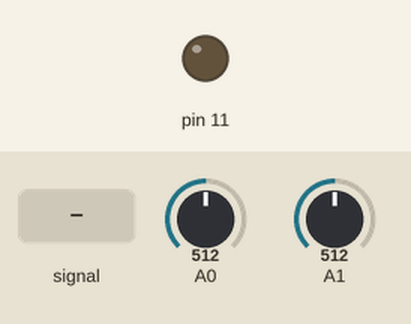
This sketch was run on a simulated Arduino Uno, built with avr-gcc and run on an emulated ATmega328P. Parts: output pins drawn as LEDs (lit = HIGH). Inputs (shaded band) come from the test bench; at power-on: A1 = 512, A0 = 512.

Above: at 1.2 s.
1.3 s: A1 fed a 200 Hz sine of ±81 counts around its level
At 2.56 s:
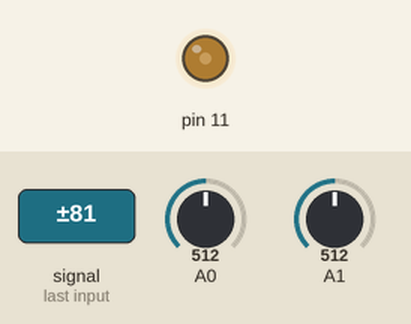
Timing chart, 0 to 2.4 s (numbered marks = the images above; inputs shaded):
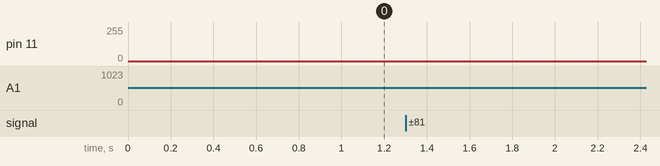

The sketch:

arduino_filter.ino
```cpp
/* Arduino Realtime Audio Processing
   2 ADC 8-Bit Mode
   analog input 0 is used to sample the audio signal
   analog input 1 is used to control an audio effect
   PWM DAC with Timer2 as analog output

   Original idea:
   KHM 2008 / Lab3/  Martin Nawrath nawrath@khm.de
   Kunsthochschule fuer Medien Koeln
   Academy of Media Arts Cologne

   Redeveloped by Niklas Rönnberg
   Linköping university
   For the course Ljudteknik 1
 */

// Inkludera math, för att kunna använda M_PI, round osv
#include <math.h>

// cbi betyder Clear Bit i I/O-registret och sätter specifik bit till 0
// sbi betyder Set Bit i I/O-registret och sätter specifik bit till 1
// Definiera cbi och sbi
#define cbi(sfr, bit) (_SFR_BYTE(sfr) &= ~_BV(bit))
#define sbi(sfr, bit) (_SFR_BYTE(sfr) |= _BV(bit))

// Definiera globala variabler som kommer att användas till delning av interruptservicen
boolean div32;
boolean div16;

// Definiera globala variabler
volatile boolean sampleFlag; // Sampleflaggan
volatile byte badc0; // Det samplade ljudvärdet, byte AD-konverterare kanal 0
volatile byte badc1; // Det samplade potentiometervärdet, kanal 1
volatile byte ibb; // Global interruptvariabel

int bufferIndex; // Index i SRAM buffer
int bufferIndex2; // Alternativ index

int soundSampleFromADC; // Variabel för att läsa samplevärde från ADCn
int soundSampleFromSramBuffer; // Variabel för att läsa samplevärde från SRAM buffer
byte sramBufferSampleValue; // sparat samplevärde i SRAM buffer

byte sramBuffer[512]; // SRAM buffer, "ljudminne", 8-bitar

float alpha;
int lowpass;
float alpha2;
int highpass;
int lowpass2;
int bandpass;
int bandstop;

// setup() är en funktion som körs en, och endast en gång, när Arduinot startas eller resetas. Den används för att initiera variabler, pinmodes etc. Void används då funktionen inte förväntas returnera något.
void setup()
{
  Serial.begin(57600);        // connect to the serial port
  fillSramBufferWithWaveTable(); // Fyll SRAM-bufferten
  // Atmega32 har tre register för ADC - ADCSRA , ADMUX and ADCW
  // Det är snabbare att manipulera portar och pinnar med AVR-kod
  // jämfört mot Arduinos digitalWrite()-funktion.

  // set adc prescaler to 64 for 19kHz sampling frequency
  // ADCSRA står för ADC Control and Status Register A
  cbi(ADCSRA, ADPS2);
  sbi(ADCSRA, ADPS1);
  sbi(ADCSRA, ADPS0);

  // ADMUX är lågnivåskontroll av analog-till-digital-konverterarna.
  // ADMUX är ett 8-bitars tal som innehåller ADCH-register
  // ADMUX står för ADC Multiplexer Selection Register
  sbi(ADMUX,ADLAR);  // 8-Bit ADC in ADCH Register
  sbi(ADMUX,REFS0);  // VCC Reference
  cbi(ADMUX,REFS1);
  cbi(ADMUX,MUX0);   // Set Input Multiplexer to Channel 0
  cbi(ADMUX,MUX1);
  cbi(ADMUX,MUX2);
  cbi(ADMUX,MUX3);

  // TCCRnA och TCCRnB är kontrollregister för timer/räknare
  // Timer2s PWM-mode sätts till fast PWM
  cbi(TCCR2A, COM2A0); // Toggle on Compare Match
  sbi(TCCR2A, COM2A1);
  sbi(TCCR2A, WGM20); // waveform generation mode
  sbi(TCCR2A, WGM21);
  cbi(TCCR2B, WGM22);

  // Timer2 Clock Prescaler to : 1
  sbi(TCCR2B, CS20);
  cbi(TCCR2B, CS21);
  cbi(TCCR2B, CS22);

  // Timer2 PWM Port Enable
  sbi(DDRB,3); // Sätt digitalpin 11 till PWM för att användas som analogutgång (OCR2A)

  cbi(TIMSK0,TOIE0); // Inaktiverar Timer0 Interrupt
  sbi(TIMSK2,TOIE2); // Aktiverar Timer2 Interrupt

  // Tilldela variabel soundSampleFromADC ett samplevärde från ADCn
  soundSampleFromADC = badc0;

  pinMode(11, OUTPUT);
}


// loop() är en funktion som körs om och om igen efter att Arduinot har startats och setup() har initierat Arduinot. Detta är huvudfunktionen och den körs så snabbt/ofta det går enligt klockfrekvensen i Arduinot. Normal klockfrekvens är 16MHz.
void loop()
{
  // Vänta på samplevärde från analog-till-digital-konverteraren
  // en samplingscykel 15625 KHz = 65 mikrosekunder
  while (!sampleFlag) {}

  bufferIndex += 10; // Samplingsfrekvens
  bufferIndex %= 512;

  soundSampleFromADC = sramBuffer[bufferIndex]; // Samplingen från vald våg i void fillSramBufferWithWaveTable()

  // Tilldela variabel soundSampleFromADC ett samplevärde från ADCn
  //soundSampleFromADC = badc0; // Från högtalarsystemet i ens dator

  // 78% & 4% av 255
  alpha = map(badc1, 0, 255, 0, 100)/100.0; // Genom att dela med 100 fås 4% och 78% av min resp. min

  // ----- Lowpass (moving average filter) -----
  lowpass = ((1-alpha) * lowpass) + (soundSampleFromADC * alpha);

  // ----- Highpass -----
  highpass = ((soundSampleFromADC-128) - (lowpass-128)) + 128;

  // ----- Bandpass -----
  alpha2 = sqrt(alpha);
  lowpass2 = ((1-alpha2) * lowpass) + (soundSampleFromADC * alpha2);
  bandpass = ((lowpass2 - 128) - (lowpass - 128)) + 128;

  // ----- Bandstop -----
  bandstop = ((soundSampleFromADC - 128) - (bandpass - 128)) + 128;

  sampleFlag = false;  // Sätt samplingsflaggan till false för att invänta nästa sample

  // Skicka ljudet till utgången ORC2A
  OCR2A = bandstop;

  //Serial.println(bandpass); // Ljudet försvinner inte helt men det blir väldigt dåligt

}

// Funktion för att fylla SRAM buffern med en vågform
void fillSramBufferWithWaveTable(){
  float deltaOfsoundValue = (2 * M_PI) / sizeof(sramBuffer);
  float soundValue = 0.0;

  // ---- SINUSVÅG ----
  /*
  for (int i = 0; i < sizeof(sramBuffer) - 1; i++) {
    float sinusSample = 127.0 * sin(soundValue) + 127.0;  // sin ger radianer -1 --> 1, multiplicerar med 127 för att få den mellan 0-->255, +127 för att ändra DC-offseten

    soundValue += deltaOfsoundValue;

    sramBuffer[i] = sinusSample;
    //Serial.println(sinusSample);
  }
  */

  // ---- SÅGTANDSVÅG ----

  for (int i = 0; i < sizeof(sramBuffer) - 1; i++) {
    soundValue += 0.5;

    if (i > sizeof(sramBuffer)) {
      soundValue = 0.0;
    }
    sramBuffer[i] = round(soundValue);
    //Serial.println(soundValue);
  }

}


// Timer2, interruptservice 62.5 KHz
// Här samplas analogingång 0 (ljudingången) och analogingång 1 (potentiometern) 16Mhz / 256 / 2 / 2 = 15625 Hz
ISR(TIMER2_OVF_vect) {
  div32=!div32; // Dela timer2s frekvens med 2 till 31.25kHz genom att toggla div32 mellan 0 och 1 och gör bara något när div32 är 1
  if (div32){
    div16=!div16; //  Dela timer2 igen på samma sätt
    if (div16) {
    // Sampla kanal 0 och 1 varannan gång så att båda kanalerna samplas i 15.6kHz
      badc0 = ADCH; // Sampla ADC kanal 0
      sbi(ADMUX,MUX0); // Sätt multiplex till kanal 1 (med hjälp av sbi)
      sampleFlag = true; // Sätt samplingsflaggan till true då ljudet har samplats en gång
    }
    else
    {
      badc1 = ADCH; // Sampla ADC kanal 1
      cbi(ADMUX,MUX0); // Sätt multiplex till kanal 0 (med hjälp av cbi)
    }
    ibb++; // Kort fördröjning innan nästa conversion
    ibb--;
    ibb++;
    ibb--;
    sbi(ADCSRA,ADSC); // Starta nästa conversion
  }
}
```
